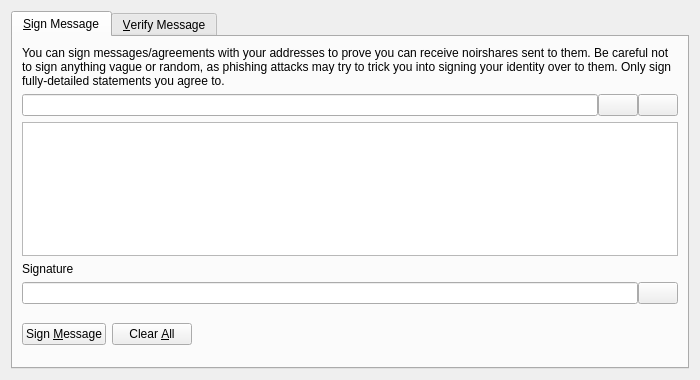
<?xml version="1.0" encoding="UTF-8"?>
<ui version="4.0">
 <class>SignVerifyMessageDialog</class>
 <widget class="QDialog" name="SignVerifyMessageDialog">
  <property name="geometry">
   <rect>
    <x>0</x>
    <y>0</y>
    <width>700</width>
    <height>380</height>
   </rect>
  </property>
  <property name="windowTitle">
   <string>Signatures - Sign / Verify a Message</string>
  </property>
  <property name="modal">
   <bool>true</bool>
  </property>
  <layout class="QVBoxLayout" name="verticalLayout">
   <item>
    <widget class="QTabWidget" name="tabWidget">
     <property name="currentIndex">
      <number>0</number>
     </property>
     <widget class="QWidget" name="tabSignMessage">
      <attribute name="title">
       <string>&amp;Sign Message</string>
      </attribute>
      <layout class="QVBoxLayout" name="verticalLayout_SM">
       <item>
        <widget class="QLabel" name="infoLabel_SM">
         <property name="text">
          <string>You can sign messages/agreements with your addresses to prove you can receive noirshares sent to them. Be careful not to sign anything vague or random, as phishing attacks may try to trick you into signing your identity over to them. Only sign fully-detailed statements you agree to.</string>
         </property>
         <property name="textFormat">
          <enum>Qt::PlainText</enum>
         </property>
         <property name="wordWrap">
          <bool>true</bool>
         </property>
        </widget>
       </item>
       <item>
        <layout class="QHBoxLayout" name="horizontalLayout_1_SM">
         <property name="spacing">
          <number>0</number>
         </property>
         <item>
          <widget class="QValidatedLineEdit" name="addressIn_SM">
           <property name="toolTip">
            <string>The NoirShares address to sign the message with</string>
           </property>
          </widget>
         </item>
         <item>
          <widget class="QPushButton" name="addressBookButton_SM">
           <property name="toolTip">
            <string>Choose previously used address</string>
           </property>
           <property name="text">
            <string/>
           </property>
           <property name="icon">
            <iconset resource="../noirshares.qrc">
             <normaloff>:/icons/address-book</normaloff>:/icons/address-book</iconset>
           </property>
           <property name="shortcut">
            <string>Alt+A</string>
           </property>
           <property name="autoDefault">
            <bool>false</bool>
           </property>
          </widget>
         </item>
         <item>
          <widget class="QPushButton" name="pasteButton_SM">
           <property name="toolTip">
            <string>Paste address from clipboard</string>
           </property>
           <property name="text">
            <string/>
           </property>
           <property name="icon">
            <iconset resource="../noirshares.qrc">
             <normaloff>:/icons/editpaste</normaloff>:/icons/editpaste</iconset>
           </property>
           <property name="shortcut">
            <string>Alt+P</string>
           </property>
           <property name="autoDefault">
            <bool>false</bool>
           </property>
          </widget>
         </item>
        </layout>
       </item>
       <item>
        <widget class="QPlainTextEdit" name="messageIn_SM">
         <property name="toolTip">
          <string>Enter the message you want to sign here</string>
         </property>
        </widget>
       </item>
       <item>
        <widget class="QLabel" name="signatureLabel_SM">
         <property name="text">
          <string>Signature</string>
         </property>
         <property name="textFormat">
          <enum>Qt::PlainText</enum>
         </property>
        </widget>
       </item>
       <item>
        <layout class="QHBoxLayout" name="horizontalLayout_2_SM">
         <property name="spacing">
          <number>0</number>
         </property>
         <item>
          <widget class="QLineEdit" name="signatureOut_SM">
           <property name="font">
            <font>
             <italic>true</italic>
            </font>
           </property>
           <property name="readOnly">
            <bool>true</bool>
           </property>
          </widget>
         </item>
         <item>
          <widget class="QPushButton" name="copySignatureButton_SM">
           <property name="toolTip">
            <string>Copy the current signature to the system clipboard</string>
           </property>
           <property name="text">
            <string/>
           </property>
           <property name="icon">
            <iconset resource="../noirshares.qrc">
             <normaloff>:/icons/editcopy</normaloff>:/icons/editcopy</iconset>
           </property>
           <property name="autoDefault">
            <bool>false</bool>
           </property>
          </widget>
         </item>
        </layout>
       </item>
       <item>
        <layout class="QHBoxLayout" name="horizontalLayout_3_SM">
         <item>
          <widget class="QPushButton" name="signMessageButton_SM">
           <property name="toolTip">
            <string>Sign the message to prove you own this NoirShares address</string>
           </property>
           <property name="text">
            <string>Sign &amp;Message</string>
           </property>
           <property name="icon">
            <iconset resource="../noirshares.qrc">
             <normaloff>:/icons/edit</normaloff>:/icons/edit</iconset>
           </property>
           <property name="autoDefault">
            <bool>false</bool>
           </property>
          </widget>
         </item>
         <item>
          <widget class="QPushButton" name="clearButton_SM">
           <property name="toolTip">
            <string>Reset all sign message fields</string>
           </property>
           <property name="text">
            <string>Clear &amp;All</string>
           </property>
           <property name="icon">
            <iconset resource="../noirshares.qrc">
             <normaloff>:/icons/remove</normaloff>:/icons/remove</iconset>
           </property>
           <property name="autoDefault">
            <bool>false</bool>
           </property>
          </widget>
         </item>
         <item>
          <spacer name="horizontalSpacer_1_SM">
           <property name="orientation">
            <enum>Qt::Horizontal</enum>
           </property>
           <property name="sizeHint" stdset="0">
            <size>
             <width>40</width>
             <height>48</height>
            </size>
           </property>
          </spacer>
         </item>
         <item>
          <widget class="QLabel" name="statusLabel_SM">
           <property name="font">
            <font>
             <weight>75</weight>
             <bold>true</bold>
            </font>
           </property>
           <property name="text">
            <string/>
           </property>
           <property name="wordWrap">
            <bool>true</bool>
           </property>
          </widget>
         </item>
         <item>
          <spacer name="horizontalSpacer_2_SM">
           <property name="orientation">
            <enum>Qt::Horizontal</enum>
           </property>
           <property name="sizeHint" stdset="0">
            <size>
             <width>40</width>
             <height>48</height>
            </size>
           </property>
          </spacer>
         </item>
        </layout>
       </item>
      </layout>
     </widget>
     <widget class="QWidget" name="tabVerifyMessage">
      <attribute name="title">
       <string>&amp;Verify Message</string>
      </attribute>
      <layout class="QVBoxLayout" name="verticalLayout_VM">
       <item>
        <widget class="QLabel" name="infoLabel_VM">
         <property name="text">
          <string>Enter the receiver's address, message (ensure you copy line breaks, spaces, tabs, etc. exactly) and signature below to verify the message. Be careful not to read more into the signature than what is in the signed message itself, to avoid being tricked by a man-in-the-middle attack. Note that this only proves the signing party receives with the address, it cannot prove sendership of any transaction!</string>
         </property>
         <property name="textFormat">
          <enum>Qt::PlainText</enum>
         </property>
         <property name="alignment">
          <set>Qt::AlignLeading|Qt::AlignLeft|Qt::AlignTop</set>
         </property>
         <property name="wordWrap">
          <bool>true</bool>
         </property>
        </widget>
       </item>
       <item>
        <layout class="QHBoxLayout" name="horizontalLayout_1_VM">
         <property name="spacing">
          <number>0</number>
         </property>
         <item>
          <widget class="QValidatedLineEdit" name="addressIn_VM">
           <property name="toolTip">
            <string>The NoirShares address the message was signed with</string>
           </property>
          </widget>
         </item>
         <item>
          <widget class="QPushButton" name="addressBookButton_VM">
           <property name="toolTip">
            <string>Choose previously used address</string>
           </property>
           <property name="text">
            <string/>
           </property>
           <property name="icon">
            <iconset resource="../noirshares.qrc">
             <normaloff>:/icons/address-book</normaloff>:/icons/address-book</iconset>
           </property>
           <property name="shortcut">
            <string>Alt+A</string>
           </property>
           <property name="autoDefault">
            <bool>false</bool>
           </property>
          </widget>
         </item>
        </layout>
       </item>
       <item>
        <widget class="QPlainTextEdit" name="messageIn_VM"/>
       </item>
       <item>
        <widget class="QValidatedLineEdit" name="signatureIn_VM"/>
       </item>
       <item>
        <layout class="QHBoxLayout" name="horizontalLayout_2_VM">
         <item>
          <widget class="QPushButton" name="verifyMessageButton_VM">
           <property name="toolTip">
            <string>Verify the message to ensure it was signed with the specified NoirShares address</string>
           </property>
           <property name="text">
            <string>Verify &amp;Message</string>
           </property>
           <property name="icon">
            <iconset resource="../noirshares.qrc">
             <normaloff>:/icons/transaction_0</normaloff>:/icons/transaction_0</iconset>
           </property>
           <property name="autoDefault">
            <bool>false</bool>
           </property>
          </widget>
         </item>
         <item>
          <widget class="QPushButton" name="clearButton_VM">
           <property name="toolTip">
            <string>Reset all verify message fields</string>
           </property>
           <property name="text">
            <string>Clear &amp;All</string>
           </property>
           <property name="icon">
            <iconset resource="../noirshares.qrc">
             <normaloff>:/icons/remove</normaloff>:/icons/remove</iconset>
           </property>
           <property name="autoDefault">
            <bool>false</bool>
           </property>
          </widget>
         </item>
         <item>
          <spacer name="horizontalSpacer_1_VM">
           <property name="orientation">
            <enum>Qt::Horizontal</enum>
           </property>
           <property name="sizeHint" stdset="0">
            <size>
             <width>40</width>
             <height>48</height>
            </size>
           </property>
          </spacer>
         </item>
         <item>
          <widget class="QLabel" name="statusLabel_VM">
           <property name="font">
            <font>
             <weight>75</weight>
             <bold>true</bold>
            </font>
           </property>
           <property name="text">
            <string/>
           </property>
           <property name="wordWrap">
            <bool>true</bool>
           </property>
          </widget>
         </item>
         <item>
          <spacer name="horizontalSpacer_2_VM">
           <property name="orientation">
            <enum>Qt::Horizontal</enum>
           </property>
           <property name="sizeHint" stdset="0">
            <size>
             <width>40</width>
             <height>48</height>
            </size>
           </property>
          </spacer>
         </item>
        </layout>
       </item>
      </layout>
     </widget>
    </widget>
   </item>
  </layout>
 </widget>
 <customwidgets>
  <customwidget>
   <class>QValidatedLineEdit</class>
   <extends>QLineEdit</extends>
   <header>qvalidatedlineedit.h</header>
  </customwidget>
 </customwidgets>
 <resources>
  <include location="../noirshares.qrc"/>
 </resources>
 <connections/>
</ui>
